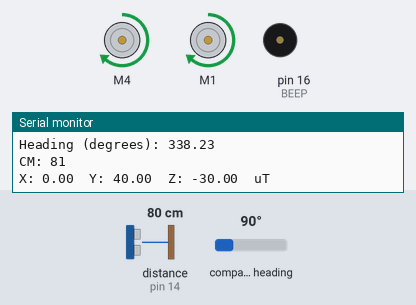
Simulated run of this sketch. Board: Arduino Uno, built with avr-gcc and run on an emulated ATmega328P. Parts: 2 × DC motor (green arrow = forward, orange = backward, longer = faster), buzzer (waves = sounding, pin HIGH), the last lines printed to the serial monitor. Inputs (shaded band) come from the test bench; at power-on: distance to the obstacle (sensor on pin 14) 80 cm, compass heading 90°. The echo pulse lasts 58.3 µs per cm.

Above: at 1.8 s.
1.9 s: distance to the obstacle (sensor on pin 14) set to 27 cm
4.9 s: distance to the obstacle (sensor on pin 14) set to 22 cm
At 7.1 s:
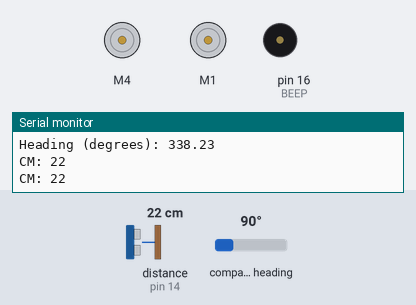
7.9 s: distance to the obstacle (sensor on pin 14) set to 35 cm
10.9 s: compass heading set to 83°
At 11.05 s:
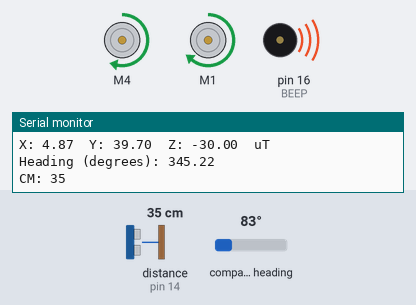
13.9 s: compass heading set to 180°
At 14.35 s:
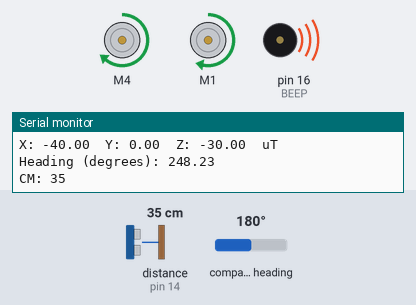
16.9 s: compass heading set to 98°
19.9 s: compass heading set to 91°
At 20.55 s:
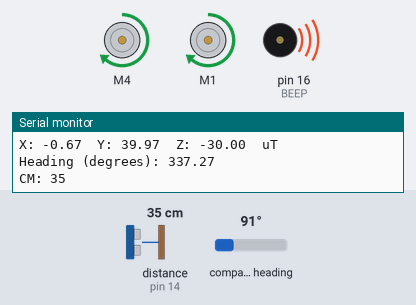
Timing chart, 0 to 23.9 s (numbered marks = the images above; inputs shaded):
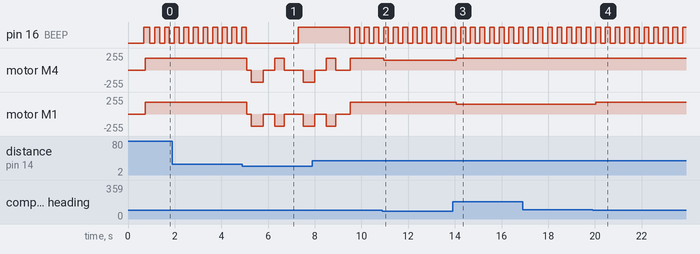

The sketch:

robot.ino
```cpp
#include <NewPing.h>
#include <AFMotor.h>
#include <Wire.h>
#include <Adafruit_Sensor.h>
#include <Adafruit_HMC5883_U.h>

// Assign a unique ID to this sensor at the same time
Adafruit_HMC5883_Unified mag = Adafruit_HMC5883_Unified(12345);

#define BEEP 16

#define TRIGGER_PIN  15  // Arduino pin tied to trigger pin on the ultrasonic sensor.
#define ECHO_PIN     14  // Arduino pin tied to echo pin on the ultrasonic sensor.
#define MAX_DISTANCE 100 // Maximum distance we want to ping for (in centimeters). Maximum sensor distance is rated at 400-500cm.

NewPing sonar(TRIGGER_PIN, ECHO_PIN, MAX_DISTANCE); // NewPing setup of pins and maximum distance.

AF_DCMotor motorE(4);
AF_DCMotor motorD(1);

boolean indoPraFrente = false;
boolean som = false;
boolean obstaculo = false;

const int margemAngulo = 3;
int anguloAlvo = 0;
int anguloAtual = 0;

const int VEL = 180;

int velocidadeE = 0;
int velocidadeD = 0;

void displaySensorDetails(void) {
  sensor_t sensor;
  mag.getSensor(&sensor);
  Serial.println("------------------------------------");
  Serial.print  ("Sensor:       "); Serial.println(sensor.name);
  Serial.print  ("Driver Ver:   "); Serial.println(sensor.version);
  Serial.print  ("Unique ID:    "); Serial.println(sensor.sensor_id);
  Serial.print  ("Max Value:    "); Serial.print(sensor.max_value); Serial.println(" uT");
  Serial.print  ("Min Value:    "); Serial.print(sensor.min_value); Serial.println(" uT");
  Serial.print  ("Resolution:   "); Serial.print(sensor.resolution); Serial.println(" uT");
  Serial.println("------------------------------------");
  Serial.println("");
  delay(500);
}

/* Ultrasonic Sensor - Retorna distancia obstáculo em centímetros */
  int verificarDistancia(){

  int cm = sonar.ping_cm();
  Serial.print("CM: ");
  Serial.println(cm);
  return  (cm == 0 ? MAX_DISTANCE : cm);
}

void andarPraFrente(){
  //if (!indoPraFrente) {
    motorE.setSpeed(velocidadeE);   //Define a velocidade maxima
    motorE.run(FORWARD);            //Gira o motor sentido horario
    motorD.setSpeed(velocidadeD);   //Define a velocidade maxima
    motorD.run(FORWARD);            //Gira o motor sentido horario
    indoPraFrente = true;
    delay(100);
  //}
}

void darRe(int tempo){
  //if (!indoPraFrente) {
    motorE.setSpeed(VEL);   //Define a velocidade maxima
    motorE.run(BACKWARD);   //Gira o motor sentido horario
    motorD.setSpeed(VEL);   //Define a velocidade maxima
    motorD.run(BACKWARD);   //Gira o motor sentido horario
    //indoPraFrente = true;
    delay(tempo);
    parar();
  //}
}

void parar(){
  //if (indoPraFrente) {
    motorE.setSpeed(0);
    motorE.run(RELEASE);
    motorD.setSpeed(0);
    motorD.run(RELEASE);
    indoPraFrente = false;
  //}
}

void virarDireita() {
  motorE.setSpeed(VEL);
  motorE.run(FORWARD);
  motorD.setSpeed(VEL);
  motorD.run(BACKWARD);
  delay(400);
  parar();
}

void setup() {

  Serial.begin(9600);
  Serial.println("HMC5883 Magnetometer Test"); Serial.println("");
  pinMode(BEEP,OUTPUT);

  /* Initialise the sensor */
  if(!mag.begin())
  {
    // There was a problem detecting the HMC5883 ... check your connections
    Serial.println("Ooops, no HMC5883 detected ... Check your wiring!");
    while(1);
  }

  // Display some basic information on this sensor
  displaySensorDetails();

  velocidadeE = VEL;
  velocidadeD = VEL;

  anguloAlvo = pegarBussola();
}

void loop() {
  if (!som) {
    analogWrite(BEEP, 255);
    som = true;
  } else {
    analogWrite(BEEP, 0);
    som = false;
  }

  anguloAtual = pegarBussola();
  calcDesiredTurn();

  //if (verificarDistancia() < 25) {
    if (verificarDistancia() < 25) {
      if (verificarDistancia() < 25) obstaculo = true;
      else obstaculo = false;
    } else obstaculo = false;
  //} else obstaculo = false;

  if (obstaculo) {
    //virarDireita
    parar();
    delay(200);
    darRe(500);
    delay(500);
    virarDireita();
    delay(500);
    anguloAlvo = pegarBussola();
  } else {
    //andarPraFrent
    andarPraFrente();
  }
  delay(100);
}

int pegarBussola() {
  // Get a new sensor event
  sensors_event_t event;
  mag.getEvent(&event);

  // Display the results (magnetic vector values are in micro-Tesla (uT))
  Serial.print("X: "); Serial.print(event.magnetic.x); Serial.print("  ");
  Serial.print("Y: "); Serial.print(event.magnetic.y); Serial.print("  ");
  Serial.print("Z: "); Serial.print(event.magnetic.z); Serial.print("  ");Serial.println("uT");

  // Hold the module so that Z is pointing 'up' and you can measure the heading with x&y
  // Calculate heading when the magnetometer is level, then correct for signs of axis.
  float heading = atan2(event.magnetic.x, event.magnetic.y); //referência é o eixo y!!

  // Once you have your heading, you must then add your 'Declination Angle', which is the 'Error' of the magnetic field in your location.
  // Find yours here: http://www.magnetic-declination.com/
  // Mine is: -13* 2' W, which is ~13 Degrees, or (which we need) 0.22 radians
  // If you cannot find your Declination, comment out these two lines, your compass will be slightly off.
  float declinationAngle = -0.38; // como mudou a referência, utilizamos a declinação negativa.

  heading += declinationAngle;

  // Correct for when signs are reversed.
  if(heading < 0)
    heading += 2*PI;

  // Check for wrap due to addition of declination.
  if(heading > 2*PI)
    heading -= 2*PI;

  // Convert radians to degrees for readability.
  float headingDegrees = heading * 180/M_PI;

  Serial.print("Heading (degrees): ");
  Serial.println(headingDegrees);
  return (int)headingDegrees;
}

void calcDesiredTurn(void)
{
  // calculate where we need to turn to head to destination
  int erroAtual = anguloAlvo - anguloAtual;

  // adjust for compass wrap
  if (erroAtual < -180)
    erroAtual += 360;
  if (erroAtual > 180)
    erroAtual -= 360;

  // calculate which way to turn to intercept the targetHeading
  // if within tolerance, don't turn
  if (abs(erroAtual) <= margemAngulo) {
    velocidadeD = VEL;
    velocidadeE = VEL;
  }
  else if (erroAtual < 0) {
    velocidadeE = VEL - 30;
    velocidadeD = VEL;
  }
  else if (erroAtual > 0) {
    velocidadeD = VEL - 30;
    velocidadeE = VEL;
  }
  else {
    velocidadeD = VEL;
    velocidadeE = VEL;
  }
}
```

Measured:
- the behaviour switches between 25 and 24 cm on distance to the obstacle (sensor on pin 14) (found by bisection; images 0 and 1)
- the behaviour switches between 87 and 86° on compass heading (found by bisection; images 1 and 2)
- after the input at 4.9 s, motor M4: forward 180/255 → stopped after 0.18 s, → backward 180/255 0.20 s later, → stopped 0.50 s later, → forward 180/255 0.50 s later, … (6 changes in this stretch); motor M1: goes stopped 0.20 s, backward 180/255 0.50 s, stopped 0.50 s, backward 180/255 0.40 s, stopped 0.82 s, then backward 180/255, starting after 0.18 s
- after the input at 10.9 s, motor M4: forward 180/255 → forward 150/255 after 0.05 s
- after the input at 13.9 s, motor M4: forward 150/255 → forward 180/255 after 0.15 s; motor M1: forward 180/255 → forward 150/255 after 0.15 s
- after the input at 19.9 s, motor M1: forward 150/255 → forward 180/255 after 0.14 s
- by itself, pin 16 (BEEP): alternates HIGH for 0.21 s and LOW for 0.21 s
